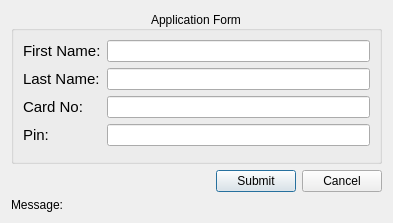
<?xml version="1.0" encoding="UTF-8"?>
<ui version="4.0">
 <class>d_SignUp</class>
 <widget class="QDialog" name="d_SignUp">
  <property name="windowModality">
   <enum>Qt::ApplicationModal</enum>
  </property>
  <property name="geometry">
   <rect>
    <x>0</x>
    <y>0</y>
    <width>393</width>
    <height>218</height>
   </rect>
  </property>
  <property name="windowTitle">
   <string>SwiftTrust - Sign-Up</string>
  </property>
  <property name="windowIcon">
   <iconset resource="../../icons/all_images.qrc">
    <normaloff>:/Main/window_icon.png</normaloff>:/Main/window_icon.png</iconset>
  </property>
  <layout class="QGridLayout" name="gridLayout">
   <item row="2" column="1">
    <widget class="QPushButton" name="pbtn_submit">
     <property name="text">
      <string>Submit</string>
     </property>
     <property name="icon">
      <iconset resource="../../icons/all_images.qrc">
       <normaloff>:/Buttons/check-square.svg</normaloff>:/Buttons/check-square.svg</iconset>
     </property>
    </widget>
   </item>
   <item row="0" column="0" colspan="3">
    <widget class="QGroupBox" name="gb_SignUp">
     <property name="title">
      <string>Application Form</string>
     </property>
     <property name="alignment">
      <set>Qt::AlignCenter</set>
     </property>
     <layout class="QFormLayout" name="formLayout">
      <item row="0" column="0">
       <widget class="QLabel" name="label">
        <property name="font">
         <font>
          <pointsize>11</pointsize>
         </font>
        </property>
        <property name="text">
         <string>First Name:</string>
        </property>
       </widget>
      </item>
      <item row="0" column="1">
       <widget class="QLineEdit" name="signUp_fname"/>
      </item>
      <item row="1" column="0">
       <widget class="QLabel" name="label_2">
        <property name="font">
         <font>
          <pointsize>11</pointsize>
         </font>
        </property>
        <property name="text">
         <string>Last Name:</string>
        </property>
       </widget>
      </item>
      <item row="1" column="1">
       <widget class="QLineEdit" name="signUp_lname"/>
      </item>
      <item row="2" column="0">
       <widget class="QLabel" name="label_3">
        <property name="font">
         <font>
          <pointsize>11</pointsize>
         </font>
        </property>
        <property name="text">
         <string>Card No:</string>
        </property>
       </widget>
      </item>
      <item row="2" column="1">
       <widget class="QLineEdit" name="signUp_cardNo"/>
      </item>
      <item row="3" column="0">
       <widget class="QLabel" name="label_4">
        <property name="font">
         <font>
          <pointsize>11</pointsize>
         </font>
        </property>
        <property name="text">
         <string>Pin:</string>
        </property>
       </widget>
      </item>
      <item row="3" column="1">
       <widget class="QLineEdit" name="signUp_pin"/>
      </item>
      <item row="4" column="0" colspan="2">
       <spacer name="verticalSpacer">
        <property name="orientation">
         <enum>Qt::Vertical</enum>
        </property>
        <property name="sizeHint" stdset="0">
         <size>
          <width>20</width>
          <height>40</height>
         </size>
        </property>
       </spacer>
      </item>
     </layout>
    </widget>
   </item>
   <item row="2" column="0">
    <spacer name="horizontalSpacer">
     <property name="orientation">
      <enum>Qt::Horizontal</enum>
     </property>
     <property name="sizeHint" stdset="0">
      <size>
       <width>40</width>
       <height>20</height>
      </size>
     </property>
    </spacer>
   </item>
   <item row="2" column="2">
    <widget class="QPushButton" name="pbtn_cancel">
     <property name="text">
      <string>Cancel</string>
     </property>
     <property name="icon">
      <iconset resource="../../icons/all_images.qrc">
       <normaloff>:/Buttons/x-square.svg</normaloff>:/Buttons/x-square.svg</iconset>
     </property>
    </widget>
   </item>
   <item row="3" column="0" colspan="3">
    <widget class="QLabel" name="lb_message">
     <property name="text">
      <string>Message:</string>
     </property>
    </widget>
   </item>
  </layout>
 </widget>
 <tabstops>
  <tabstop>signUp_fname</tabstop>
  <tabstop>signUp_lname</tabstop>
  <tabstop>signUp_cardNo</tabstop>
  <tabstop>signUp_pin</tabstop>
  <tabstop>pbtn_submit</tabstop>
  <tabstop>pbtn_cancel</tabstop>
 </tabstops>
 <resources>
  <include location="../../icons/all_images.qrc"/>
 </resources>
 <connections/>
</ui>
